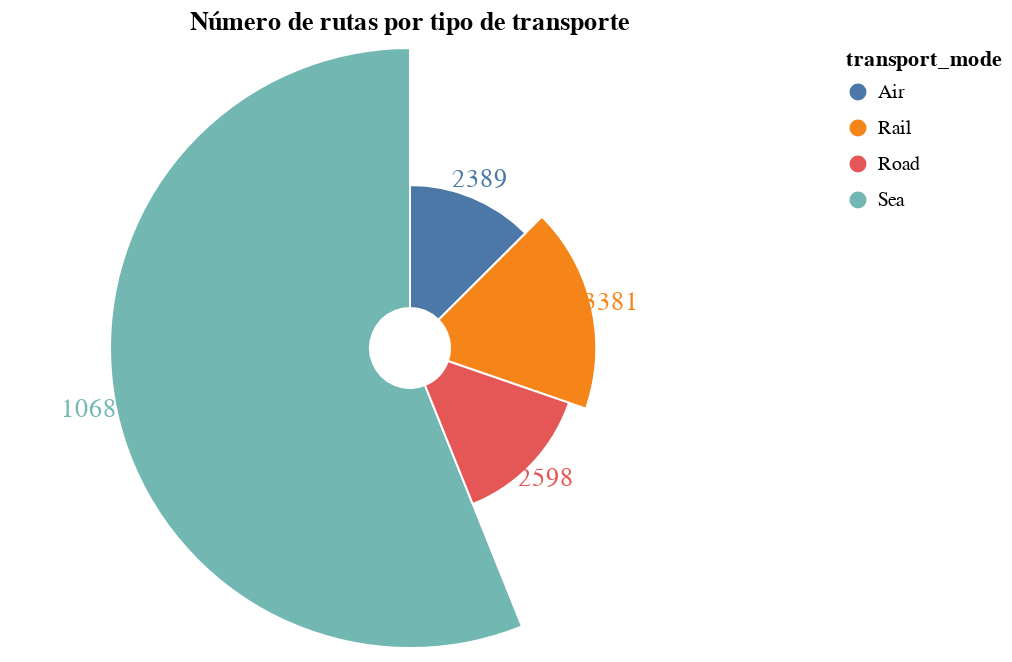

The code cell stored with this chart in its notebook:
### Code cell
print(medios_transporte_sta)

grafic_count = alt.Chart(medios_transporte_sta).encode(
    theta=alt.Theta("register_id:Q", stack=True),
    radius=alt.Radius("register_id", scale=alt.Scale(type="sqrt", zero=True, rangeMin=20)),
    color="transport_mode:N",
)

c1 = grafic_count.mark_arc(innerRadius=20, stroke="#fff")

c2 = grafic_count.mark_text(radiusOffset=10,size=13).encode(text=alt.Text('register_id:Q'))
(c1 + c2).properties(title="Número de rutas por tipo de transporte")

### Figure 1 — Vega-Lite specification as saved in the notebook (floating-point values rounded to 4 significant figures)
{"config": {"view": {"continuousWidth": 400, "continuousHeight": 300}}, "layer": [{"mark": {"type": "arc", "innerRadius": 20, "stroke": "#fff"}, "encoding": {"color": {"field": "transport_mode", "type": "nominal"}, "radius": {"field": "register_id", "scale": {"rangeMin": 20, "type": "sqrt", "zero": true}, "type": "quantitative"}, "theta": {"field": "register_id", "stack": true, "type": "quantitative"}}}, {"mark": {"type": "text", "radiusOffset": 10, "size": 13}, "encoding": {"color": {"field": "transport_mode", "type": "nominal"}, "radius": {"field": "register_id", "scale": {"rangeMin": 20, "type": "sqrt", "zero": true}, "type": "quantitative"}, "text": {"field": "register_id", "type": "quantitative"}, "theta": {"field": "register_id", "stack": true, "type": "quantitative"}}}], "data": {"name": "data-97ee7bc9b150d509b1e078651f1ecf5a"}, "title": "Número de rutas por tipo de transporte", "$schema": "https://vega.github.io/schema/vega-lite/v4.17.0.json", "datasets": {"data-97ee7bc9b150d509b1e078651f1ecf5a": [{"transport_mode": "Sea", "register_id": 10688}, {"transport_mode": "Rail", "register_id": 3381}, {"transport_mode": "Road", "register_id": 2598}, {"transport_mode": "Air", "register_id": 2389}]}}
